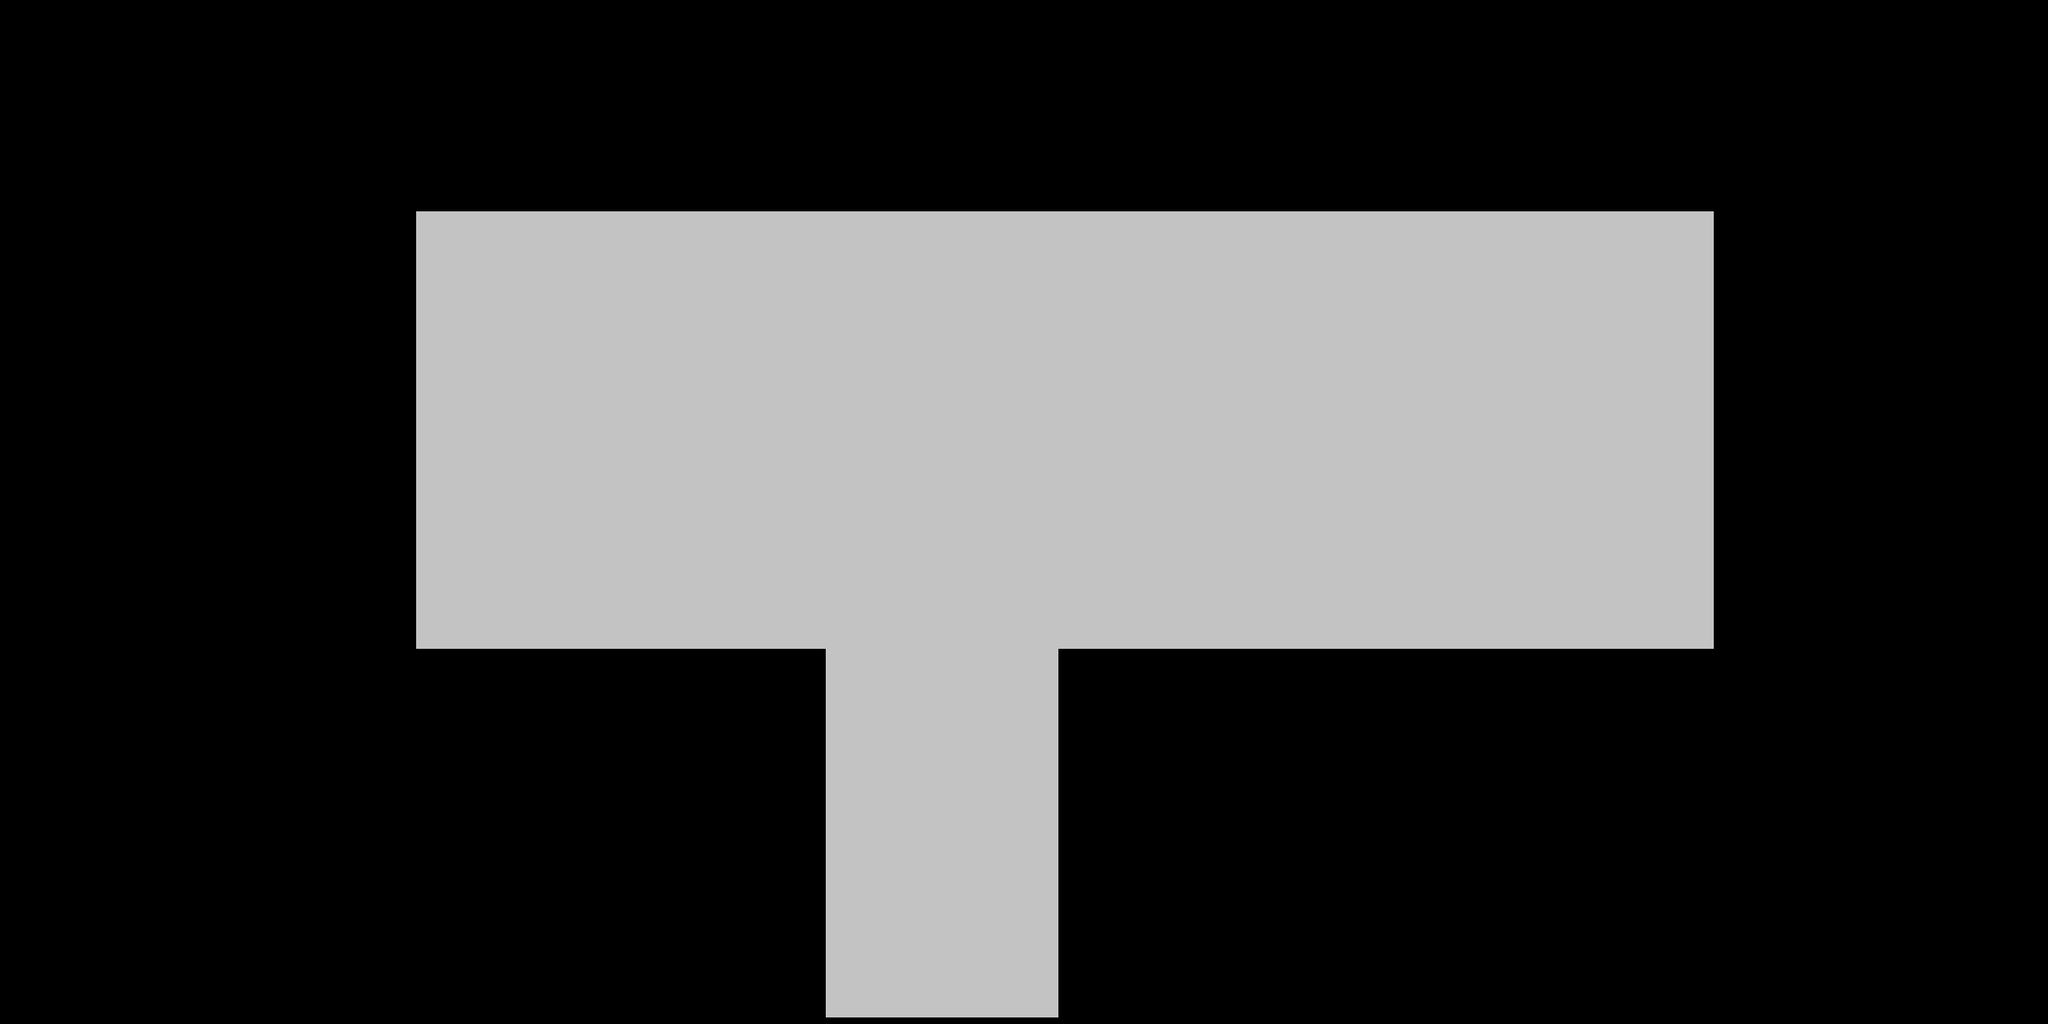

This is a level from a 2D game, rendered from its Tiled map with the project's own tilesets. A one-line summary and the complete map file follow:
An orthogonal 50x25 tile map with 50x50 px tiles, 2 tile layers (Floor, Wall).

<map version="1.2" tiledversion="1.2.1" orientation="orthogonal" renderorder="right-down" width="50" height="25" tilewidth="50" tileheight="50" infinite="0" nextlayerid="3" nextobjectid="1">
 <tileset firstgid="1" name="CorridorTiles_50x50px_12tiles" tilewidth="50" tileheight="50" tilecount="12" columns="4">
  <image source="CorridorTiles_50x50px_12tiles.png" width="200" height="150" />
 </tileset>
 <layer id="1" name="Floor" width="50" height="25">
  <data encoding="csv">
0,0,0,0,0,0,0,0,0,0,0,0,0,0,0,0,0,0,0,0,0,0,0,0,0,0,0,0,0,0,0,0,0,0,0,0,0,0,0,0,0,0,0,0,0,0,0,0,0,0,
0,0,0,0,0,0,0,0,0,0,0,0,0,0,0,0,0,0,0,0,0,0,0,0,0,0,0,0,0,0,0,0,0,0,0,0,0,0,0,0,0,0,0,0,0,0,0,0,0,0,
0,0,0,0,0,0,0,0,0,0,0,0,0,0,0,0,0,0,0,0,0,0,0,0,0,0,0,0,0,0,0,0,0,0,0,0,0,0,0,0,0,0,0,0,0,0,0,0,0,0,
0,0,0,0,0,0,0,0,0,0,0,0,0,0,0,0,0,0,0,0,0,0,0,0,0,0,0,0,0,0,0,0,0,0,0,0,0,0,0,0,0,0,0,0,0,0,0,0,0,0,
0,0,0,0,0,0,0,0,0,0,0,0,0,0,0,0,0,0,0,0,0,0,0,0,0,0,0,0,0,0,0,0,0,0,0,0,0,0,0,0,0,0,0,0,0,0,0,0,0,0,
0,0,0,0,0,0,0,0,0,0,1610612738,2684354565,2684354565,2684354565,2684354565,2684354565,2684354565,2684354565,2684354565,2684354565,2684354565,2684354565,2684354565,2684354565,2684354565,2684354565,2684354565,2684354565,2684354565,2684354565,2684354565,2684354565,2684354565,2684354565,2684354565,2684354565,2684354565,2684354565,2684354565,2684354565,2684354565,2,0,0,0,0,0,0,0,0,
0,0,0,0,0,0,0,0,0,0,5,6,6,6,6,6,6,6,6,6,6,6,6,6,6,6,6,6,6,6,6,6,6,6,6,6,6,6,6,6,6,3221225477,0,0,0,0,0,0,0,0,
0,0,0,0,0,0,0,0,0,0,5,6,6,6,6,6,6,6,6,6,6,6,6,6,6,6,6,6,6,6,6,6,6,6,6,6,6,6,6,6,6,3221225477,0,0,0,0,0,0,0,0,
0,0,0,0,0,0,0,0,0,0,5,6,6,6,6,6,6,6,6,6,6,6,6,6,6,6,6,6,6,6,6,6,6,6,6,6,6,6,6,6,6,3221225477,0,0,0,0,0,0,0,0,
0,0,0,0,0,0,0,0,0,0,5,6,6,6,6,6,6,6,6,6,6,6,6,6,6,6,6,6,6,6,6,6,6,6,6,6,6,6,6,6,6,3221225477,0,0,0,0,0,0,0,0,
0,0,0,0,0,0,0,0,0,0,5,6,6,6,6,6,6,6,6,6,6,6,6,6,6,6,6,6,6,6,6,6,6,6,6,6,6,6,6,6,6,3221225477,0,0,0,0,0,0,0,0,
0,0,0,0,0,0,0,0,0,0,5,6,6,6,6,6,6,6,6,6,6,6,6,6,6,6,6,6,6,6,6,6,6,6,6,6,6,6,6,6,6,3221225477,0,0,0,0,0,0,0,0,
0,0,0,0,0,0,0,0,0,0,5,6,6,6,6,6,6,6,6,6,6,6,6,6,6,6,6,6,6,6,6,6,6,6,6,6,6,6,6,6,6,3221225477,0,0,0,0,0,0,0,0,
0,0,0,0,0,0,0,0,0,0,5,6,6,6,6,6,6,6,6,6,6,6,6,6,6,6,6,6,6,6,6,6,6,6,6,6,6,6,6,6,6,3221225477,0,0,0,0,0,0,0,0,
0,0,0,0,0,0,0,0,0,0,5,6,6,6,6,6,6,6,6,6,6,6,6,6,6,6,6,6,6,6,6,6,6,6,6,6,6,6,6,6,6,3221225477,0,0,0,0,0,0,0,0,
0,0,0,0,0,0,0,0,0,0,3221225474,1610612741,1610612741,1610612741,1610612741,1610612741,1610612741,1610612741,1610612741,1610612741,1610612737,6,6,6,6,3221225473,1610612741,1610612741,1610612741,1610612741,1610612741,1610612741,1610612741,1610612741,1610612741,1610612741,1610612741,1610612741,1610612741,1610612741,1610612741,2684354562,0,0,0,0,0,0,0,0,
0,0,0,0,0,0,0,0,0,0,0,0,0,0,0,0,0,0,0,0,5,6,6,6,6,3221225477,0,0,0,0,0,0,0,0,0,0,0,0,0,0,0,0,0,0,0,0,0,0,0,0,
0,0,0,0,0,0,0,0,0,0,0,0,0,0,0,0,0,0,0,0,5,6,6,6,6,3221225477,0,0,0,0,0,0,0,0,0,0,0,0,0,0,0,0,0,0,0,0,0,0,0,0,
0,0,0,0,0,0,0,0,0,0,0,0,0,0,0,0,0,0,0,0,5,6,6,6,6,3221225477,0,0,0,0,0,0,0,0,0,0,0,0,0,0,0,0,0,0,0,0,0,0,0,0,
0,0,0,0,0,0,0,0,0,0,0,0,0,0,0,0,0,0,0,0,5,6,6,6,6,3221225477,0,0,0,0,0,0,0,0,0,0,0,0,0,0,0,0,0,0,0,0,0,0,0,0,
0,0,0,0,0,0,0,0,0,0,0,0,0,0,0,0,0,0,0,0,5,6,6,6,6,3221225477,0,0,0,0,0,0,0,0,0,0,0,0,0,0,0,0,0,0,0,0,0,0,0,0,
0,0,0,0,0,0,0,0,0,0,0,0,0,0,0,0,0,0,0,0,5,6,6,6,6,3221225477,0,0,0,0,0,0,0,0,0,0,0,0,0,0,0,0,0,0,0,0,0,0,0,0,
0,0,0,0,0,0,0,0,0,0,0,0,0,0,0,0,0,0,0,0,5,6,6,6,6,3221225477,0,0,0,0,0,0,0,0,0,0,0,0,0,0,0,0,0,0,0,0,0,0,0,0,
0,0,0,0,0,0,0,0,0,0,0,0,0,0,0,0,0,0,0,0,5,6,6,6,6,3221225477,0,0,0,0,0,0,0,0,0,0,0,0,0,0,0,0,0,0,0,0,0,0,0,0,
0,0,0,0,0,0,0,0,0,0,0,0,0,0,0,0,0,0,0,0,3221225474,1610612741,1610612741,1610612741,1610612741,2684354562,0,0,0,0,0,0,0,0,0,0,0,0,0,0,0,0,0,0,0,0,0,0,0,0
</data>
 </layer>
 <layer id="2" name="Wall" width="50" height="25">
  <data encoding="csv">
0,0,0,0,0,0,0,0,0,0,0,0,0,0,0,0,0,0,0,0,0,0,0,0,0,0,0,0,0,0,0,0,0,0,0,0,0,0,0,0,0,0,0,0,0,0,0,0,0,0,
0,0,0,0,0,0,0,0,0,0,0,0,0,0,0,0,0,0,0,0,0,0,0,0,0,0,0,0,0,0,0,0,0,0,0,0,0,0,0,0,0,0,0,0,0,0,0,0,0,0,
0,0,0,0,0,0,0,0,0,0,0,0,0,0,0,0,0,0,0,0,0,0,0,0,0,0,0,0,0,0,0,0,0,0,0,0,0,0,0,0,0,0,0,0,0,0,0,0,0,0,
0,0,0,0,0,0,0,0,0,0,0,0,0,0,0,0,0,0,0,0,0,0,0,0,0,0,0,0,0,0,0,0,0,0,0,0,0,0,0,0,0,0,0,0,0,0,0,0,0,0,
0,0,0,0,0,0,0,0,0,0,0,0,0,0,0,0,0,0,0,0,0,0,0,0,0,0,0,0,0,0,0,0,0,0,0,0,0,0,0,0,0,0,0,0,0,0,0,0,0,0,
0,0,0,0,0,0,0,0,0,0,1610612738,2684354565,2684354565,2684354565,2684354565,2684354565,2684354565,2684354565,2684354565,2684354565,2684354565,2684354565,2684354565,2684354565,2684354565,2684354565,2684354565,2684354565,2684354565,2684354565,2684354565,2684354565,2684354565,2684354565,2684354565,2684354565,2684354565,2684354565,2684354565,2684354565,2684354565,2,0,0,0,0,0,0,0,0,
0,0,0,0,0,0,0,0,0,0,5,0,0,0,0,0,0,0,0,0,0,0,0,0,0,0,0,0,0,0,0,0,0,0,0,0,0,0,0,0,0,3221225477,0,0,0,0,0,0,0,0,
0,0,0,0,0,0,0,0,0,0,5,0,0,0,0,0,0,0,0,0,0,0,0,0,0,0,0,0,0,0,0,0,0,0,0,0,0,0,0,0,0,3221225477,0,0,0,0,0,0,0,0,
0,0,0,0,0,0,0,0,0,0,5,0,0,0,0,0,0,0,0,0,0,0,0,0,0,0,0,0,0,0,0,0,0,0,0,0,0,0,0,0,0,3221225477,0,0,0,0,0,0,0,0,
0,0,0,0,0,0,0,0,0,0,5,0,0,0,0,0,0,0,0,0,0,0,0,0,0,0,0,0,0,0,0,0,0,0,0,0,0,0,0,0,0,3221225477,0,0,0,0,0,0,0,0,
0,0,0,0,0,0,0,0,0,0,5,0,0,0,0,0,0,0,0,0,0,0,0,0,0,0,0,0,0,0,0,0,0,0,0,0,0,0,0,0,0,3221225477,0,0,0,0,0,0,0,0,
0,0,0,0,0,0,0,0,0,0,5,0,0,0,0,0,0,0,0,0,0,0,0,0,0,0,0,0,0,0,0,0,0,0,0,0,0,0,0,0,0,3221225477,0,0,0,0,0,0,0,0,
0,0,0,0,0,0,0,0,0,0,5,0,0,0,0,0,0,0,0,0,0,0,0,0,0,0,0,0,0,0,0,0,0,0,0,0,0,0,0,0,0,3221225477,0,0,0,0,0,0,0,0,
0,0,0,0,0,0,0,0,0,0,5,0,0,0,0,0,0,0,0,0,0,0,0,0,0,0,0,0,0,0,0,0,0,0,0,0,0,0,0,0,0,3221225477,0,0,0,0,0,0,0,0,
0,0,0,0,0,0,0,0,0,0,5,0,0,0,0,0,0,0,0,0,0,0,0,0,0,0,0,0,0,0,0,0,0,0,0,0,0,0,0,0,0,3221225477,0,0,0,0,0,0,0,0,
0,0,0,0,0,0,0,0,0,0,3221225474,1610612741,1610612741,1610612741,1610612741,1610612741,1610612741,1610612741,1610612741,1610612741,1610612737,0,0,0,0,3221225473,1610612741,1610612741,1610612741,1610612741,1610612741,1610612741,1610612741,1610612741,1610612741,1610612741,1610612741,1610612741,1610612741,1610612741,1610612741,2684354562,0,0,0,0,0,0,0,0,
0,0,0,0,0,0,0,0,0,0,0,0,0,0,0,0,0,0,0,0,5,0,0,0,0,3221225477,0,0,0,0,0,0,0,0,0,0,0,0,0,0,0,0,0,0,0,0,0,0,0,0,
0,0,0,0,0,0,0,0,0,0,0,0,0,0,0,0,0,0,0,0,5,0,0,0,0,3221225477,0,0,0,0,0,0,0,0,0,0,0,0,0,0,0,0,0,0,0,0,0,0,0,0,
0,0,0,0,0,0,0,0,0,0,0,0,0,0,0,0,0,0,0,0,5,0,0,0,0,3221225477,0,0,0,0,0,0,0,0,0,0,0,0,0,0,0,0,0,0,0,0,0,0,0,0,
0,0,0,0,0,0,0,0,0,0,0,0,0,0,0,0,0,0,0,0,5,0,0,0,0,3221225477,0,0,0,0,0,0,0,0,0,0,0,0,0,0,0,0,0,0,0,0,0,0,0,0,
0,0,0,0,0,0,0,0,0,0,0,0,0,0,0,0,0,0,0,0,5,0,0,0,0,3221225477,0,0,0,0,0,0,0,0,0,0,0,0,0,0,0,0,0,0,0,0,0,0,0,0,
0,0,0,0,0,0,0,0,0,0,0,0,0,0,0,0,0,0,0,0,5,0,0,0,0,3221225477,0,0,0,0,0,0,0,0,0,0,0,0,0,0,0,0,0,0,0,0,0,0,0,0,
0,0,0,0,0,0,0,0,0,0,0,0,0,0,0,0,0,0,0,0,5,0,0,0,0,3221225477,0,0,0,0,0,0,0,0,0,0,0,0,0,0,0,0,0,0,0,0,0,0,0,0,
0,0,0,0,0,0,0,0,0,0,0,0,0,0,0,0,0,0,0,0,5,0,0,0,0,3221225477,0,0,0,0,0,0,0,0,0,0,0,0,0,0,0,0,0,0,0,0,0,0,0,0,
0,0,0,0,0,0,0,0,0,0,0,0,0,0,0,0,0,0,0,0,3221225474,1610612741,1610612741,1610612741,1610612741,2684354562,0,0,0,0,0,0,0,0,0,0,0,0,0,0,0,0,0,0,0,0,0,0,0,0
</data>
 </layer>
</map>
